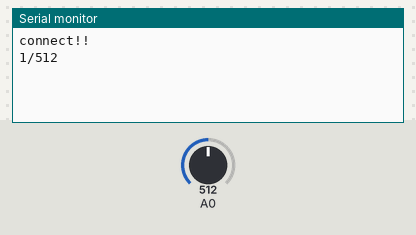
The sketch below on a simulated Arduino Uno, built with avr-gcc and run on an emulated ATmega328P. On the bench: the last lines printed to the serial monitor. The inputs (shaded band) are chosen by the test bench; at power-on: A0 = 512. WiFi joins after 1.5 s; servers stay silent unless stated; no MQTT or app messages arrive unless stated.

Above: at 1.2 s.
1.3 s: A0 set to 716
At 10.7 s:
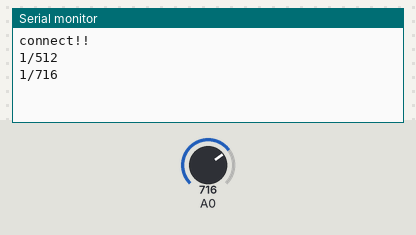
11.3 s: A0 set to 900
At 20.8 s:
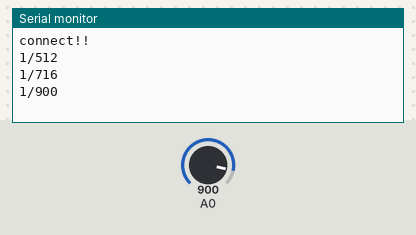

Measured:
- after the input at 1.3 s, the serial monitor: prints a new line after 8.8 s (image 1)
- after the input at 11.3 s, the serial monitor: prints a new line after 8.8 s (image 2)

The sketch:

sketch_sep09a.ino
```cpp
/*
 Basic MQTT example with Authentication

  - connects to an MQTT server, providing username
    and password
  - publishes "hello world" to the topic "outTopic"
  - subscribes to the topic "inTopic"
*/

#include <SPI.h>
#include <Ethernet.h>
#include <PubSubClient.h>

// Update these with values suitable for your network.
byte mac[]    = {  0xDE, 0xED, 0xBA, 0xFE, 0xFE, 0xED };
IPAddress ip(192, 168, 1, 181);
IPAddress server(13,125,190,107);
char msg[50];
String stringSensorData;

void callback(char* topic, byte* payload, unsigned int length) {
  // handle message arrived
}

EthernetClient ethClient;
PubSubClient client(server, 1883, callback, ethClient);
int sensorData = 0;

void setup()
{
  Serial.begin(115200);
  Ethernet.begin(mac, ip);
  // Note - the default maximum packet size is 128 bytes. If the
  // combined length of clientId, username and password exceed this,
  // you will need to increase the value of MQTT_MAX_PACKET_SIZE in
  // PubSubClient.h

  if (client.connect("arduinoClient", "admin", "1234")) {
    Serial.println("connect!!");
    client.publish("test","연결 성공시에 처음 보내는 메세지");
  }
}
void loop()
{
  if(!client.connected()) {
    reconnect();
  }
  getSensorData();
  client.loop();
}

void getSensorData() {
  //센서 코딩 하면 됩니다.
  stringSensorData = "1/" + String(analogRead(0));
  stringSensorData.toCharArray(msg,50);
  client.publish("test",msg);

  Serial.println(msg);
  sensorData++;
  if(sensorData > 49) {
    sensorData=0;
  }
  delay(10000);
}

void reconnect() {
  // Loop until we're reconnected
  while (!client.connected()) {
    Serial.print("Attempting MQTT connection...");
    // Attempt to connect
    if (client.connect("arduinoClient", "admin", "1234")) {
      Serial.println("connected");
      // Once connected, publish an announcement...
      client.publish("outTopic", "hello world");
      // ... and resubscribe
      client.subscribe("inTopic");
    } else {
      Serial.print("failed, rc=");
      Serial.print(client.state());
      Serial.println(" try again in 5 seconds");
      // Wait 5 seconds before retrying
      delay(5000);
    }
  }
}

void getGasData() {
  Serial.print("Sample value:");
  Serial.println(analogRead(0));
  stringSensorData = "3/" + String(analogRead(0));
}
```
